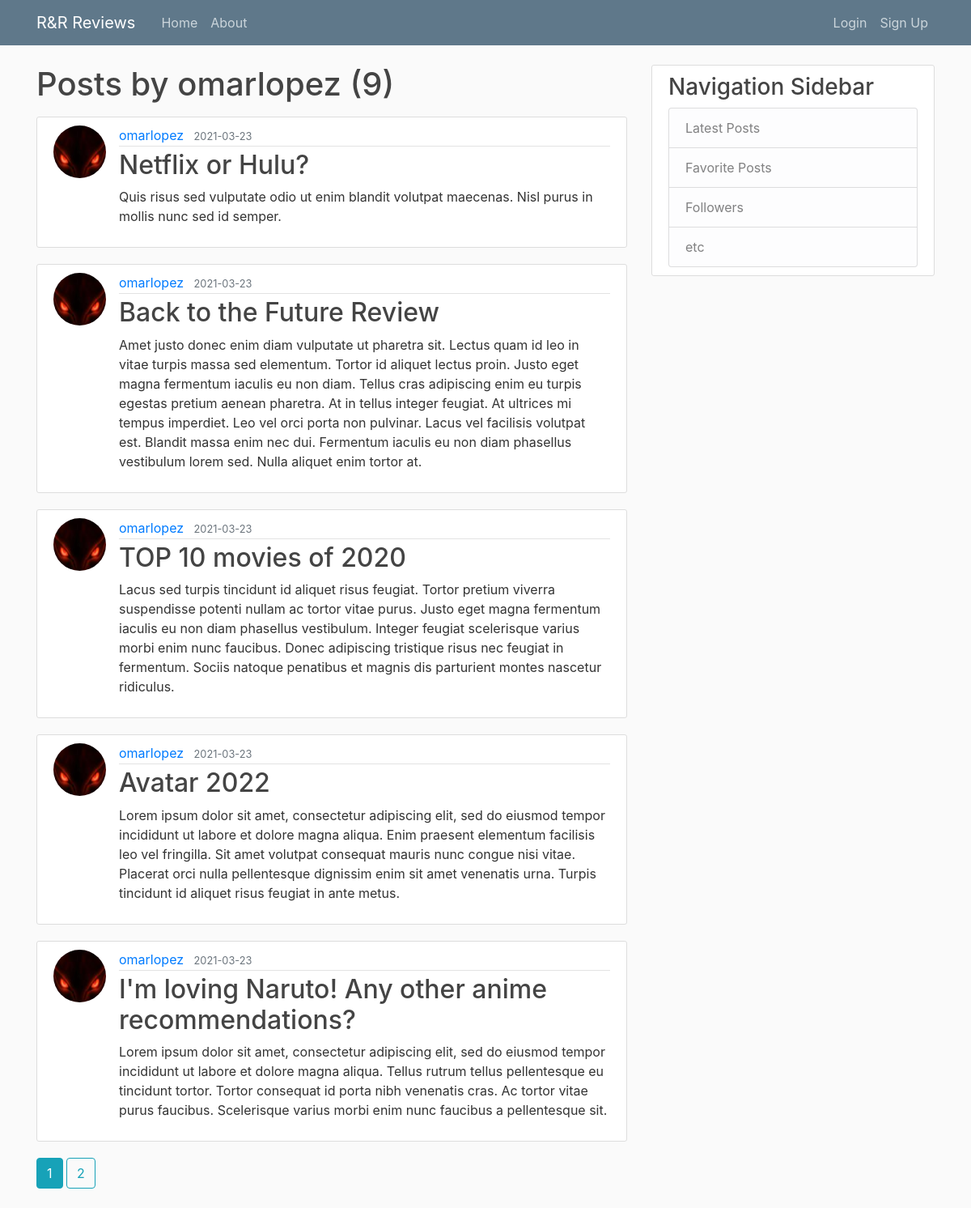
The page /user/omarlopez on the database its author committed.
### app/models.py (models this page shows, shortened)
class User(db.Model, UserMixin):
    id = db.Column(db.Integer, primary_key=True)
    username = db.Column(db.String(50), unique=True, nullable=False)
    image_file = db.Column(db.String(20), nullable=False, default='default.jpg')
    password = db.Column(db.String(60), nullable=False)
    posts = db.relationship('Post', backref='author', lazy=True)

class Post(db.Model):
    id = db.Column(db.Integer, primary_key=True)
    title = db.Column(db.String(100), nullable=False)
    date_posted = db.Column(db.DateTime, nullable=False, default=datetime.utcnow)
    content = db.Column(db.Text, nullable=False)
    user_id = db.Column(db.Integer, db.ForeignKey('user.id'), nullable=False)

### app/users/routes.py (the view)
@users.route('/user/<string:username>')
def user_posts(username):
    page = request.args.get('page', 1, type=int)
    user = User.query.filter_by(username=username).first_or_404()
    posts = Post.query.filter_by(author=user).order_by(Post.date_posted.desc()).paginate(page=page, per_page=5)
    return render_template('user_posts.html', posts=posts, user=user)

### app/templates/user_posts.html
{% extends "layout.html" %}
{% block content %}
    <h1 class="mb-3">Posts by {{ user.username }} ({{ posts.total }})</h1>
    {% for post in posts.items %}
        <article class="media content-section">
            <img class="rounded-circle article-img" src="{{ url_for('static', filename='profile_pics/' + post.author.image_file) }}">
            <div class="media-body">
                <div class="article-metadata">
                    <a class="mr-2" href="{{ url_for('users.user_posts', username=post.author.username) }}">{{ post.author.username }}</a>
                    <small class="text-muted">{{ post.date_posted.strftime('%Y-%m-%d') }}</small>
                </div>
                <h2><a class="article-title" href="{{ url_for('posts.post', post_id=post.id) }}">{{ post.title }}</a></h2>
                <p class="article-content">{{ post.content }}</p>
            </div>
        </article>
    {% endfor %}
    {% for page_num in posts.iter_pages(left_edge=1, right_edge=1, left_current=1, right_current=2) %}
        {% if page_num %}
            {% if posts.page == page_num %}
                <a class="btn btn-info mb-4" href="{{ url_for('users.user_posts', username=user.username, page=page_num) }}">{{ page_num }}</a>
            {% else %}
                <a class="btn btn-outline-info mb-4" href="{{ url_for('users.user_posts', username=user.username, page=page_num) }}">{{ page_num }}</a>
            {% endif %}
        {% else %}
        ...
        {% endif %}
    {% endfor %}
{% endblock content %}

### app/static/main.css (style rules this page uses)
body { background: #fafafa; color: #333333; margin-top: 5rem; }
h1, h2, h3, h4, h5, h6 { color: #444444; }
.content-section { background: #ffffff; padding: 10px 20px; border: 1px solid #dddddd; border-radius: 3px; margin-bottom: 20px; }
.article-title { color: #444444; }
.article-content { white-space: pre-line; }
.article-img { height: 65px; width: 65px; margin-right: 16px; }
.article-metadata { padding-bottom: 1px; margin-bottom: 4px; border-bottom: 1px solid #e3e3e3 }

### rows shown on the page
User: username "omarlopez"
Post: image_file (picture), author.username "omarlopez", date_posted "2021-03-23", title "Netflix or Hulu?", content "Quis risus sed vulputate odio ut enim blandit volutpat maecenas. Nisl purus in mollis nunc sed id semper."
Post: image_file (picture), author.username "omarlopez", date_posted "2021-03-23", title "Back to the Future Review", content "Amet justo donec enim diam vulputate ut pharetra sit. Lectus quam id leo in vitae turpis massa sed elementum. Tortor id aliquet lectus proin. Justo eget magna fermentum iaculis eu non diam. Tellus cras adipiscing enim eu turpis egestas pretium aenean pharetra. At in tellus integer feugiat. At ultrices mi tempus imperdiet. Leo vel orci porta non pulvinar. Lacus vel facilisis volutpat est. Blandit massa enim nec dui. Fermentum iaculis eu non diam phasellus vestibulum lorem sed. Nulla aliquet enim tortor at."
Post: image_file (picture), author.username "omarlopez", date_posted "2021-03-23", title "TOP 10 movies of 2020", content "Lacus sed turpis tincidunt id aliquet risus feugiat. Tortor pretium viverra suspendisse potenti nullam ac tortor vitae purus. Justo eget magna fermentum iaculis eu non diam phasellus vestibulum. Integer feugiat scelerisque varius morbi enim nunc faucibus. Donec adipiscing tristique risus nec feugiat in fermentum. Sociis natoque penatibus et magnis dis parturient montes nascetur ridiculus."
Post: image_file (picture), author.username "omarlopez", date_posted "2021-03-23", title "Avatar 2022", content "Lorem ipsum dolor sit amet, consectetur adipiscing elit, sed do eiusmod tempor incididunt ut labore et dolore magna aliqua. Enim praesent elementum facilisis leo vel fringilla. Sit amet volutpat consequat mauris nunc congue nisi vitae. Placerat orci nulla pellentesque dignissim enim sit amet venenatis urna. Turpis tincidunt id aliquet risus feugiat in ante metus."
Post: image_file (picture), author.username "omarlopez", date_posted "2021-03-23", title "I'm loving Naruto! Any other anime recommendations?", content "Lorem ipsum dolor sit amet, consectetur adipiscing elit, sed do eiusmod tempor incididunt ut labore et dolore magna aliqua. Tellus rutrum tellus pellentesque eu tincidunt tortor. Tortor consequat id porta nibh venenatis cras. Ac tortor vitae purus faucibus. Scelerisque varius morbi enim nunc faucibus a pellentesque sit."

### other values the page prints
{{ posts.total }} "9"
{{ page_num }} "1"
{{ page_num }} "2"
